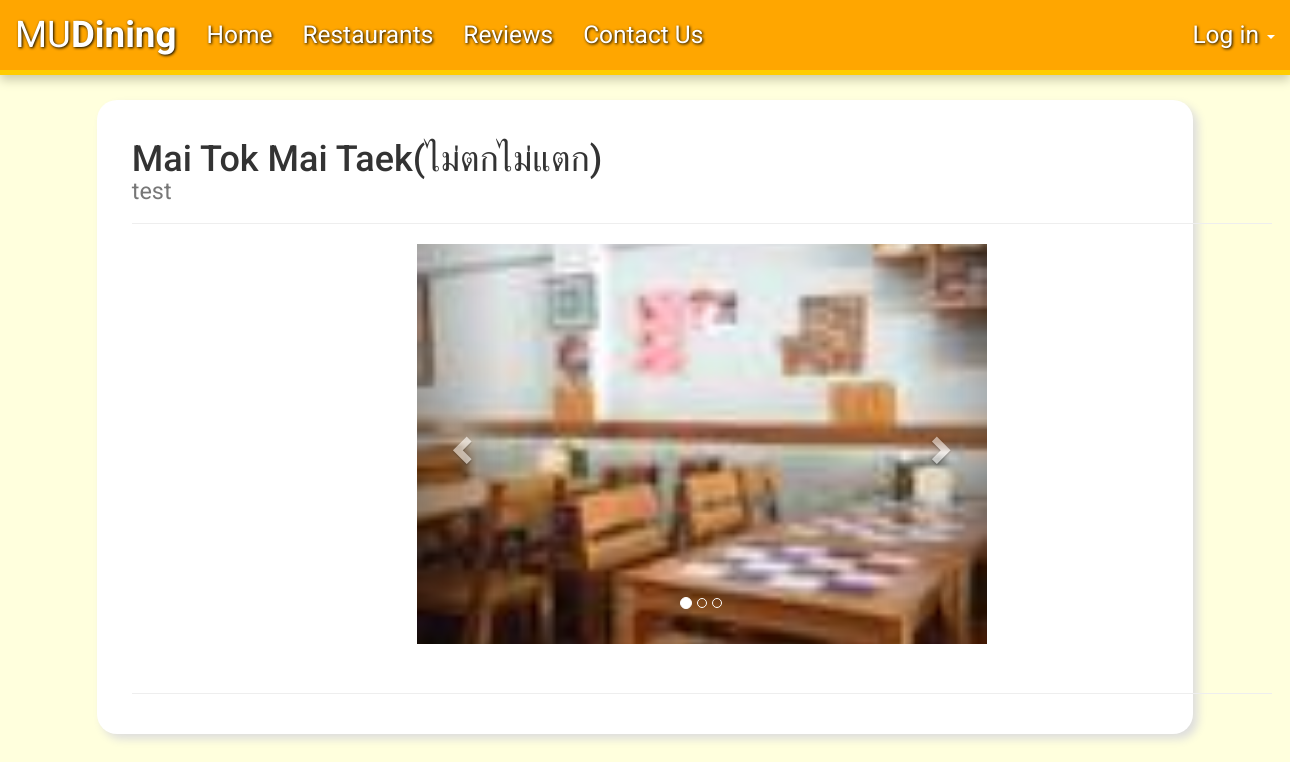
The page /view-restaurant.php?id=1 on the database as committed earlier.
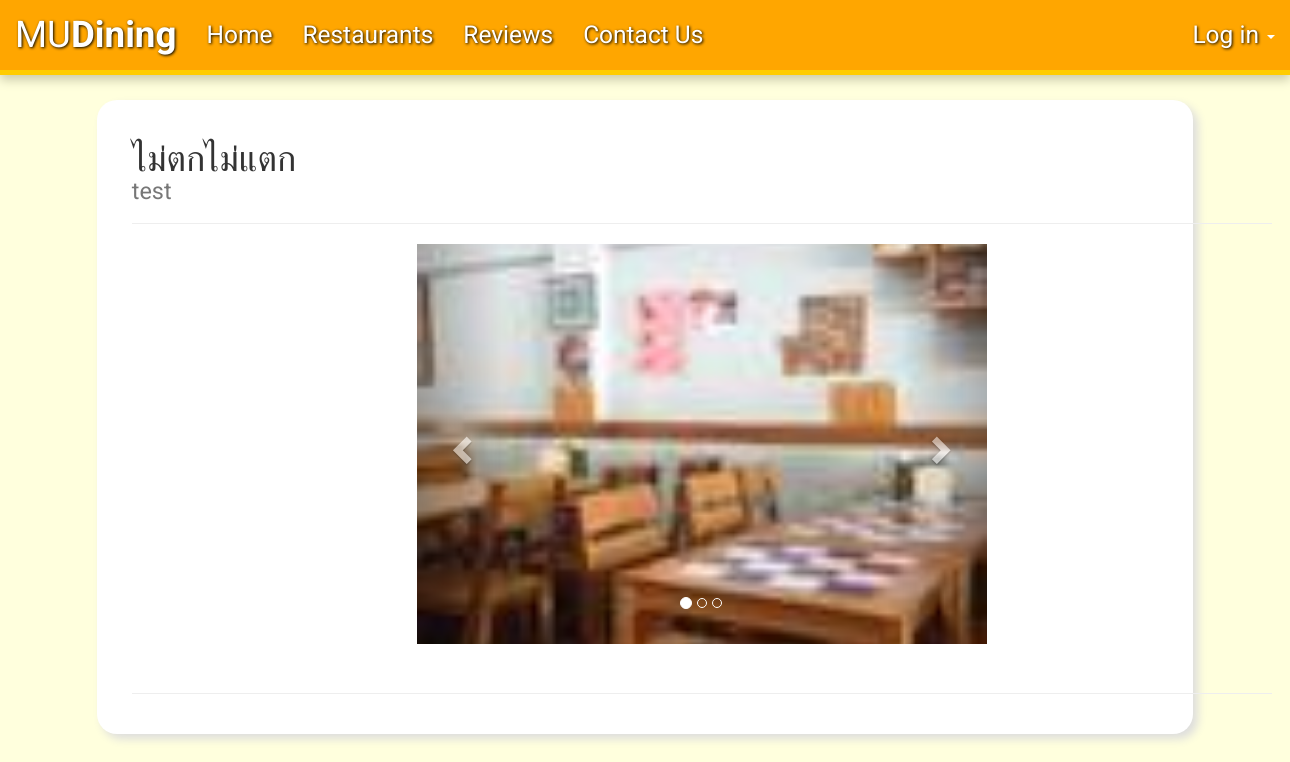
The same page on the database as committed later.
### tables this page shows
CREATE TABLE `restaurant` (
  `RestaurantID` int(11) NOT NULL,
  `Name` varchar(255) NOT NULL,
  `MinPrice` int(11) NOT NULL,
  `MaxPrice` int(11) DEFAULT NULL,
  `Location` varchar(255) NOT NULL,
  `Type` varchar(255) NOT NULL,
  `OpenTime` double NOT NULL,
  `CloseTime` double NOT NULL,
  `Promotion` varchar(255) DEFAULT NULL,
  `Description` text NOT NULL
);

### dbconnect.php (called while the page is built, shortened)
<?php
  function _imgurl($id, $subid) {
    $imgname = sprintf("%04d", $id);
    $imgurl = "Picture/".$imgname.'/'.$imgname.'-'.$subid.'.jpg';
    return $imgurl;
  }
?>

### view-restaurant.php (the view, shortened to what this page needs)
<?php
  include_once('dbconnect.php');
  $ID = $_GET['id'];
  $res = mysqli_fetch_assoc(mysqli_query($con, "select * from restaurant where RestaurantID = '$ID' LIMIT 1")) or header('Location: index.php');
?>
<html>
<head>
  <link rel="stylesheet" type="text/css" href="assets/css/view-restaurant.css" />
</head>
<body>
  <?php include_once("navbar.php"); ?>
  <div id="wrapper" class="container" style="width:85%;">
    <div class="container">
      <h1>
        <?php echo $res['Name']; ?>
      <br/>
          <small>
            test
         </small>
      </h1>
      <hr/>
      <div>
        <div id="carousel" class="carousel slide" data-ride="carousel" style="width:50%;display:block;margin:auto;">
        <ol class="carousel-indicators">
          <li data-target="#carousel" data-slide-to="0" class="active"></li>
          <li data-target="#carousel" data-slide-to="1"></li>
          <li data-target="#carousel" data-slide-to="2"></li>
        </ol>
        <div class="carousel-inner" role="listbox">
          <?php
            for ($i = 1; $i <= 3; $i++) {
              echo '<div class=';
              if ($i == 1)
                echo '"item active"';
              else
                echo '"item"';
              echo '><img src='._imgurl($ID, $i).'>';
              echo '</div>';
            }
          ?>
        </div>
        <a class="left carousel-control" href="#carousel" role="button" data-slide="prev">
          <span class="glyphicon glyphicon-chevron-left" aria-hidden="true"></span>
        </a>
        <a class="right carousel-control" href="#carousel" role="button" data-slide="next">
          <span class="glyphicon glyphicon-chevron-right" aria-hidden="true"></span>
        </a>
      </div>
      <div class="page-header"></div>
      </div>
    </div>
  </div>
</body>
</html>

### navbar.php (shortened to what this page needs)
<?php
  include_once("dbconnect.php");
?>
<nav class="navbar navbar-default navbar-fixed-top navbar-static-top" role="navigation">
  <div class="container-fluid">
    <div class="navbar-header">
      <a class="navbar-brand">MU<strong>Dining</strong></a>
    </div>
    <div class="collapse navbar-collapse" id="bs-example-navbar-collapse-1">
      <ul class="nav navbar-nav" id="diningmenus">
        <li><a href="index.php">Home</a></li>
        <li><a href="restaurants.php">Restaurants</a></li>
        <li><a href="reviews.php">Reviews</a></li>
        <li><a href="contact.php">Contact Us</a></li>
      </ul>
      <ul class="nav navbar-nav navbar-right">
      </ul>
    </div>
  </div>
</nav>

### assets/css/view-restaurant.css (style rules this page uses)
.carousel-inner>.item>img, .carousel-inner>.item>a>img { width: 100%; height: 50vh; object-fit: cover; overflow: hidden; }

### assets/css/login-panel.css (style rules this page uses)
.navbar, .navbar-default { font-size: 175%; font-family: 'Roboto', sans-serif; border-bottom-style: solid; border-bottom-color: #ffcc00; border-bottom-width: 5px; box-shadow: 0px 5px 10px #ccccaa; }
.navbar-nav>li>a, .navbar-brand { padding-top: 25px !important; padding-bottom: 0 !important; height: 75px !important; max-height: 75px !important; }
.navbar { min-height: 28px !important; max-height: 75px !important; }
.navbar-default { background-color: #ffa600; }
.navbar-default .navbar-brand { font-size: 150%; color: #00aeff; text-decoration: none; text-shadow: 1px 1px 3px #000; cursor: default; transition: all 0.6s; }
.navbar-default .navbar-nav>li>a { color: #fff; text-decoration: none; text-shadow: 1px 1px 3px #000; }

### assets/css/style.css (style rules this page uses)
body { font-family: 'Roboto', sans-serif; background-color: #ffffdd; margin: 0; padding: 0; }
.container { opacity: 0; transition: opacity 1s; }
.container-loaded { opacity: 1; }
#wrapper { margin: 100px auto auto auto; width: 55%; padding: 20px; background-color: #ffffff; border-radius: 20px; box-shadow: 5px 5px 10px #ddd; }

Rows that differ between the two databases and show on the page:
changed restaurant: Name "Mai Tok Mai Taek(ไม่ตกไม่แตก)" → "ไม่ตกไม่แตก"
